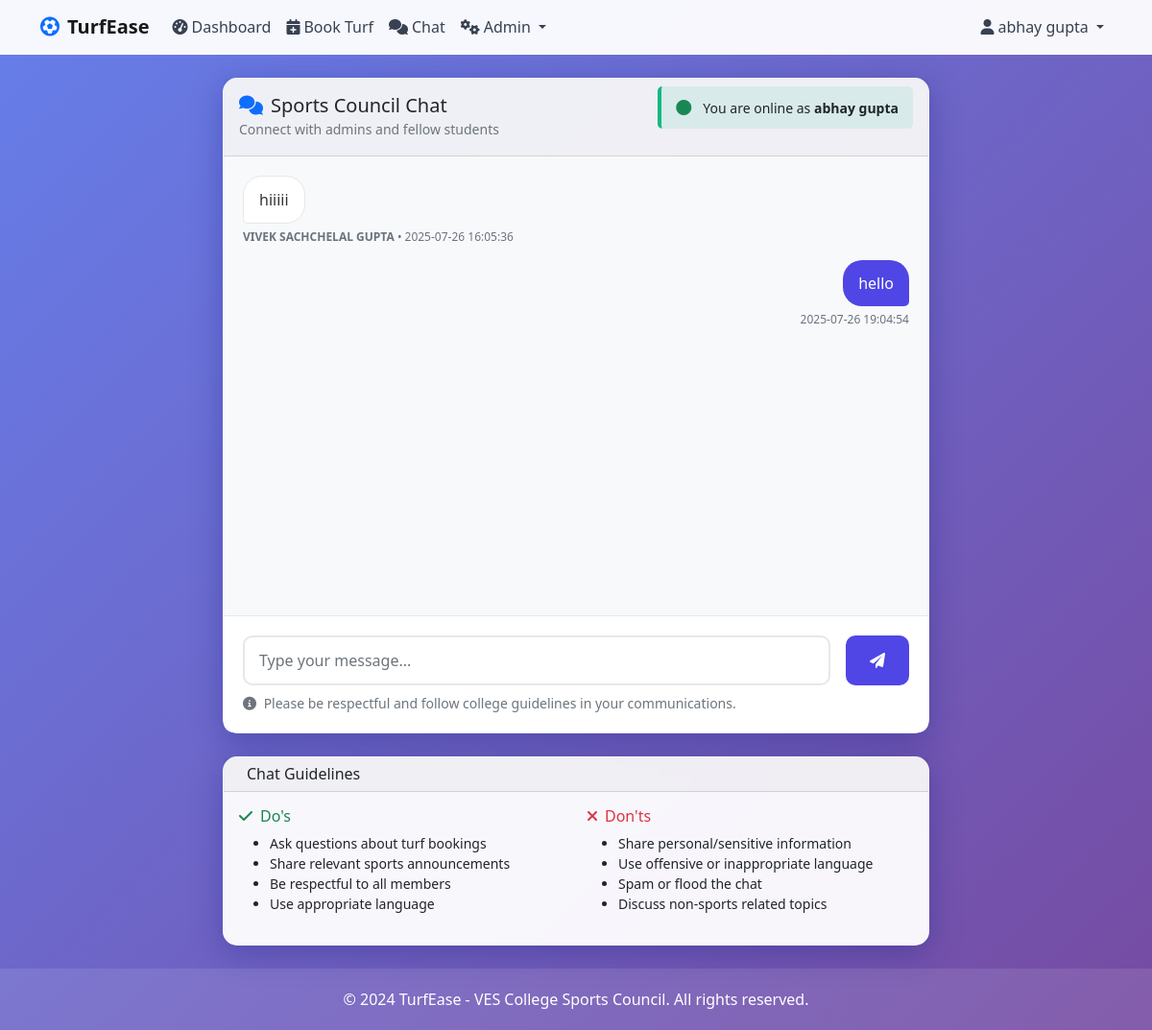
The app's page /chat (signed in) with its own data.
### tables this page shows
CREATE TABLE users (
        id INTEGER PRIMARY KEY AUTOINCREMENT,
        email TEXT UNIQUE NOT NULL,
        name TEXT NOT NULL,
        division TEXT,
        is_admin BOOLEAN DEFAULT 0,
        is_active BOOLEAN DEFAULT 0,
        password_hash TEXT,
        created_at TIMESTAMP DEFAULT CURRENT_TIMESTAMP
    , otp TEXT);

CREATE TABLE chat_messages (
            id INTEGER PRIMARY KEY AUTOINCREMENT,
            user_id INTEGER NOT NULL,
            message TEXT NOT NULL,
            is_admin BOOLEAN DEFAULT 0,
            created_at TIMESTAMP DEFAULT CURRENT_TIMESTAMP,
            FOREIGN KEY (user_id) REFERENCES users (id)
        );

### app.py (the view)
@app.route('/chat')
@login_required
def chat():
    conn = get_db_connection()
    messages = conn.execute('''
        SELECT cm.*, u.name
        FROM chat_messages cm
        JOIN users u ON cm.user_id = u.id
        ORDER BY cm.created_at ASC
    ''').fetchall()
    conn.close()
    return render_template("chat.html", messages=messages)

### app.py (called while the page is built)
@login_manager.user_loader
def load_user(user_id):
    conn = sqlite3.connect(DATABASE)
    cursor = conn.cursor()
    cursor.execute('SELECT * FROM users WHERE id = ?', (user_id,))
    user_data = cursor.fetchone()
    conn.close()
    if user_data:
        return User(
            user_data[0],  # id
            user_data[1],  # email
            user_data[2],  # name
            user_data[3],  # division
            user_data[4],  # is_admin
            user_data[5],  # is_active (adjust index if needed)
        )
    return None

def get_db_connection():
    conn = sqlite3.connect(DATABASE)
    conn.row_factory = sqlite3.Row
    return conn

    @property
    def is_active(self):
        return bool(self._is_active_flag)  # Overriding default property safely

### templates/chat.html (shortened to what this page needs)
{% extends "base.html" %}
{% block content %}
<div class="row justify-content-center">
    <div class="col-lg-8">
        <div class="card">
            <div class="card-header">
                <div class="d-flex justify-content-between align-items-center">
                    <div>
                        <h5 class="mb-0">
                            <i class="fas fa-comments text-primary me-2"></i>Sports Council Chat
                        </h5>
                        <small class="text-muted">Connect with admins and fellow students</small>
                    </div>
                    <div class="online-users">
                        <i class="fas fa-circle text-success me-2"></i>
                        <small>You are online as <strong>{{ current_user.name }}</strong></small>
                    </div>
                </div>
            </div>
            <div class="chat-container">
                <div class="chat-messages" id="messages">
                    {% for message in messages %}
                    <div class="message {{ 'own' if message.user_id == current_user.id else 'admin' if message.is_admin else 'other' }}">
                        <div class="message-bubble">
                            <div class="message-content">{{ message.message }}</div>
                        </div>
                        <div class="message-info">
                            {% if message.user_id != current_user.id %}
                                <strong>{{ message.name }}</strong>
                                •
                            {% endif %}
                            {{ message.created_at }}
                        </div>
                    </div>
                    {% endfor %}
                </div>
                <div class="chat-input">
                    <form id="messageForm" class="d-flex">
                        <input type="text" class="form-control me-3" id="messageInput"
                               placeholder="Type your message..." autocomplete="off" required>
                        <button type="submit" class="btn btn-primary">
                            <i class="fas fa-paper-plane"></i>
                        </button>
                    </form>
                    <small class="text-muted mt-2 d-block">
                        <i class="fas fa-info-circle me-1"></i>
                        Please be respectful and follow college guidelines in your communications.
                    </small>
                </div>
            </div>
        </div>
        <div class="card mt-4">
            <div class="card-header">
                <h6 class="mb-0">
                    Chat Guidelines
                </h6>
            </div>
            <div class="card-body">
                <div class="row">
                    <div class="col-md-6">
                        <h6 class="text-success">
                            <i class="fas fa-check me-2"></i>Do's
                        </h6>
                        <ul class="small">
                            <li>Ask questions about turf bookings</li>
                            <li>Share relevant sports announcements</li>
                            <li>Be respectful to all members</li>
                            <li>Use appropriate language</li>
                        </ul>
                    </div>
                    <div class="col-md-6">
                        <h6 class="text-danger">
                            <i class="fas fa-times me-2"></i>Don'ts
                        </h6>
                        <ul class="small">
                            <li>Share personal/sensitive information</li>
                            <li>Use offensive or inappropriate language</li>
                            <li>Spam or flood the chat</li>
                            <li>Discuss non-sports related topics</li>
                        </ul>
                    </div>
                </div>
            </div>
        </div>
    </div>
</div>
{% endblock %}

### templates/base.html (shortened to what this page needs)
<!DOCTYPE html>
<html lang="en">
<head>
    <link href="https://cdn.jsdelivr.net/npm/bootstrap@5.1.3/dist/css/bootstrap.min.css" rel="stylesheet">
    <link href="https://cdnjs.cloudflare.com/ajax/libs/font-awesome/6.0.0/css/all.min.css" rel="stylesheet">
</head>
<body>
    <nav class="navbar navbar-expand-lg navbar-light">
        <div class="container">
            <a class="navbar-brand fw-bold" href="{{ url_for('index') }}">
                <i class="fas fa-futbol text-primary me-2"></i>TurfEase
            </a>
            <div class="collapse navbar-collapse" id="navbarNav">
                <ul class="navbar-nav me-auto">
                    {% if current_user.is_authenticated %}
                    <li class="nav-item">
                        <a class="nav-link" href="{{ url_for('dashboard') }}">
                            <i class="fas fa-tachometer-alt me-1"></i>Dashboard
                        </a>
                    </li>
                    <li class="nav-item">
                        <a class="nav-link" href="{{ url_for('book_turf') }}">
                            <i class="fas fa-calendar-plus me-1"></i>Book Turf
                        </a>
                    </li>
                    <li class="nav-item">
                        <a class="nav-link" href="{{ url_for('chat') }}">
                            <i class="fas fa-comments me-1"></i>Chat
                        </a>
                    </li>
                    {% if current_user.is_admin %}
                    <li class="nav-item dropdown">
                        <a class="nav-link dropdown-toggle" href="#" role="button" data-bs-toggle="dropdown">
                            <i class="fas fa-cogs me-1"></i>Admin
                        </a>
                    </li>
                    {% endif %}
                    {% endif %}
                </ul>
                <ul class="navbar-nav">
                    {% if current_user.is_authenticated %}
                    <li class="nav-item dropdown">
                        <a class="nav-link dropdown-toggle" href="#" role="button" data-bs-toggle="dropdown">
                            <i class="fas fa-user me-1"></i>{{ current_user.name }}
                        </a>
                    </li>
                    {% endif %}
                </ul>
            </div>
        </div>
    </nav>
    <main class="container my-4">
        {% block content %}{% endblock %}
    </main>
    <footer class="footer mt-auto">
        <div class="container">
            <p class="mb-0">&copy; 2024 TurfEase - VES College Sports Council. All rights reserved.</p>
        </div>
    </footer>
</body>
</html>

### templates/base.html (style rules this page uses)
:root { --primary-color: #4f46e5; --secondary-color: #6366f1; --success-color: #10b981; --danger-color: #ef4444; --warning-color: #f59e0b; --info-color: #3b82f6; }
body { background: linear-gradient(135deg, #667eea 0%, #764ba2 100%); min-height: 100vh; font-family: 'Segoe UI', Tahoma, Geneva, Verdana, sans-serif; }
.navbar { background: rgba(255, 255, 255, 0.95) !important; backdrop-filter: blur(10px); border-bottom: 1px solid rgba(255, 255, 255, 0.2); z-index: 1080 !important; position: relative; }
.card { background: rgba(255, 255, 255, 0.95); border: none; border-radius: 15px; box-shadow: 0 8px 32px rgba(31, 38, 135, 0.37); backdrop-filter: blur(4px); border: 1px solid rgba(255, 255, 255, 0.18); }
.btn-primary { background: var(--primary-color); border: none; border-radius: 10px; padding: 10px 25px; font-weight: 600; transition: all 0.3s ease; }
.form-control, .form-select { border-radius: 10px; border: 2px solid #e5e7eb; padding: 12px 15px; transition: all 0.3s ease; }
.nav-link { color: #374151 !important; font-weight: 500; transition: color 0.3s ease; }
.footer { background: rgba(255, 255, 255, 0.1); color: white; text-align: center; padding: 20px 0; margin-top: 50px; }

### templates/chat.html (style rules this page uses)
.chat-container { height: 600px; display: flex; flex-direction: column; }
.chat-messages { flex: 1; overflow-y: auto; padding: 20px; background: #f8f9fa; border-radius: 10px 10px 0 0; }
.message { margin-bottom: 15px; animation: fadeIn 0.3s ease-in; }
.message.own { text-align: right; }
.message-bubble { display: inline-block; max-width: 70%; padding: 12px 16px; border-radius: 20px; word-wrap: break-word; }
.message.own .message-bubble { background: var(--primary-color); color: white; border-bottom-right-radius: 5px; }
.message.other .message-bubble { background: white; color: #333; border: 1px solid #e5e7eb; border-bottom-left-radius: 5px; }
.message-info { font-size: 0.75rem; color: #6b7280; margin-top: 5px; }
.chat-input { background: white; border-radius: 0 0 10px 10px; border-top: 1px solid #e5e7eb; padding: 20px; }
.online-users { background: rgba(16, 185, 129, 0.1); border-left: 4px solid #10b981; padding: 10px 15px; border-radius: 5px; margin-bottom: 20px; }

### records on screen
users: name "abhay gupta"
chat_messages: message "hiiiii", name "VIVEK SACHCHELAL GUPTA", created_at "2025-07-26 16:05:36"
chat_messages: message "hello", created_at "2025-07-26 19:04:54"
